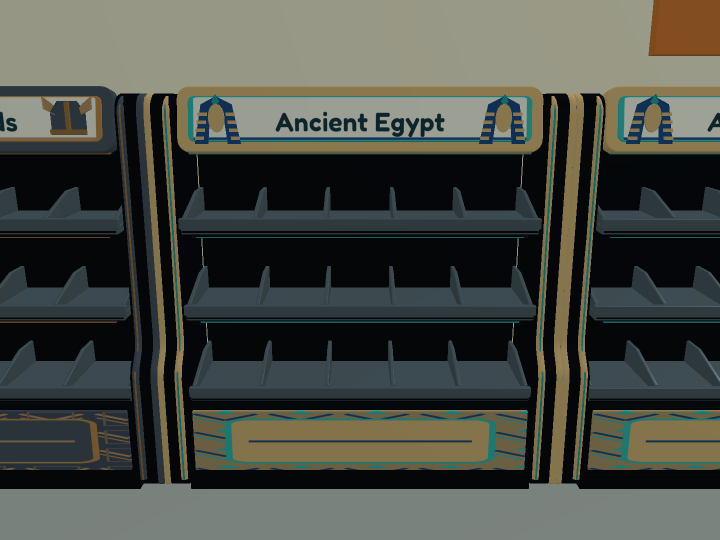
#> input picture IntegrationEvidence/ThemedShelves/Unity_empty_TH_ANCIENT_EGYPT.png, 1440 x 1080 px, given in place of TH_ANCIENT_EGYPT_detail.png, which was not available (shown at 1/2 size)
$ python make_contact_sheets.py
#> lines starting #> are read from the running program, lines starting #| are printed output that depends on the picture; pictures that were not available may be replaced by others from this repository, and a replacement may not be noted
"""Assemble the reproducible Blender previews into review sheets."""
from pathlib import Path
import json
from PIL import Image, ImageDraw, ImageFont

ROOT = Path(__file__).resolve().parents[4]
R = ROOT / 'ArtSource/Shelves/ThemedShelves/Renders'
OUT = ROOT / 'IntegrationEvidence/ThemedShelves'
OUT.mkdir(parents=True, exist_ok=True)
font = ImageFont.truetype('C:/Windows/Fonts/arial.ttf', 22)
files = sorted(R.glob('*.json'))
sheet = Image.new('RGB', (2400, 2550), '#17212d')
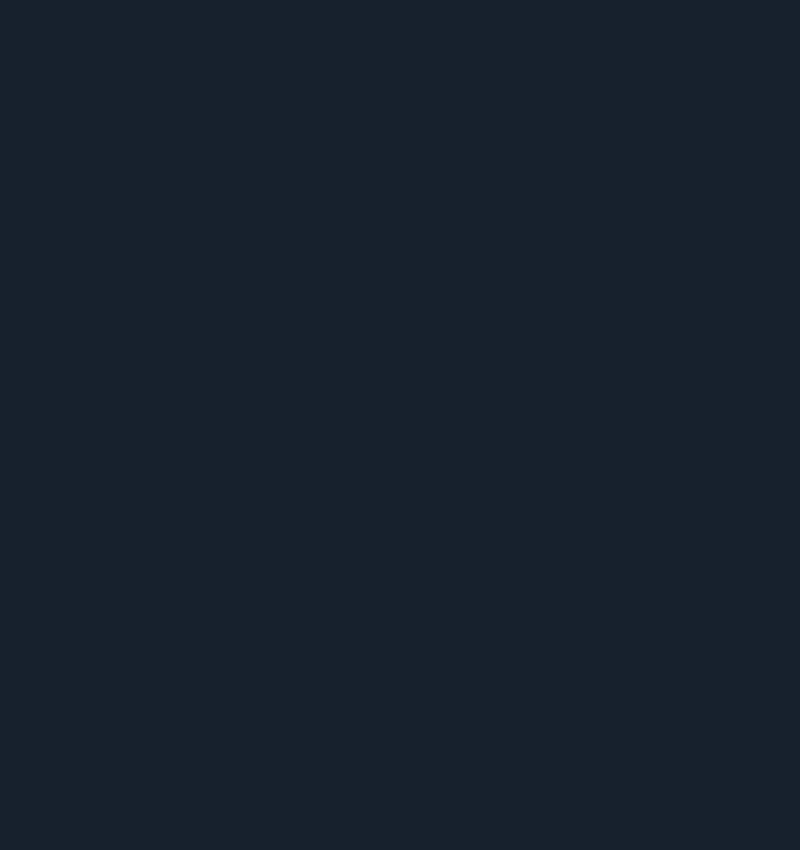
#> sheet: PIL image 2400x2550 RGB (shown at 1/3 size); mean R, G, B 23, 33, 45
draw = ImageDraw.Draw(sheet)
for i, report in enumerate(files):
    data = json.loads(report.read_text())
    im = Image.open(report.with_suffix('.png')).convert('RGB')
    im.thumbnail((300, 460))
    x, y = (i % 8) * 300, (i // 8) * 510
    sheet.paste(im, (x + (300-im.width)//2, y))
    name = data['theme'].removeprefix('TH_').replace('_', ' ').title()
    draw.text((x+150, y+465), name, font=font, anchor='mt', fill='white')
    draw.text((x+150, y+491), f"15 slots / {data['decorationTriangles']} badge tris", anchor='mt', fill='#abc2d1')
sheet.save(OUT / 'Blender_all_40.jpg', quality=94)
checkpoint = Image.new('RGB', (2200, 1400), '#17212d')
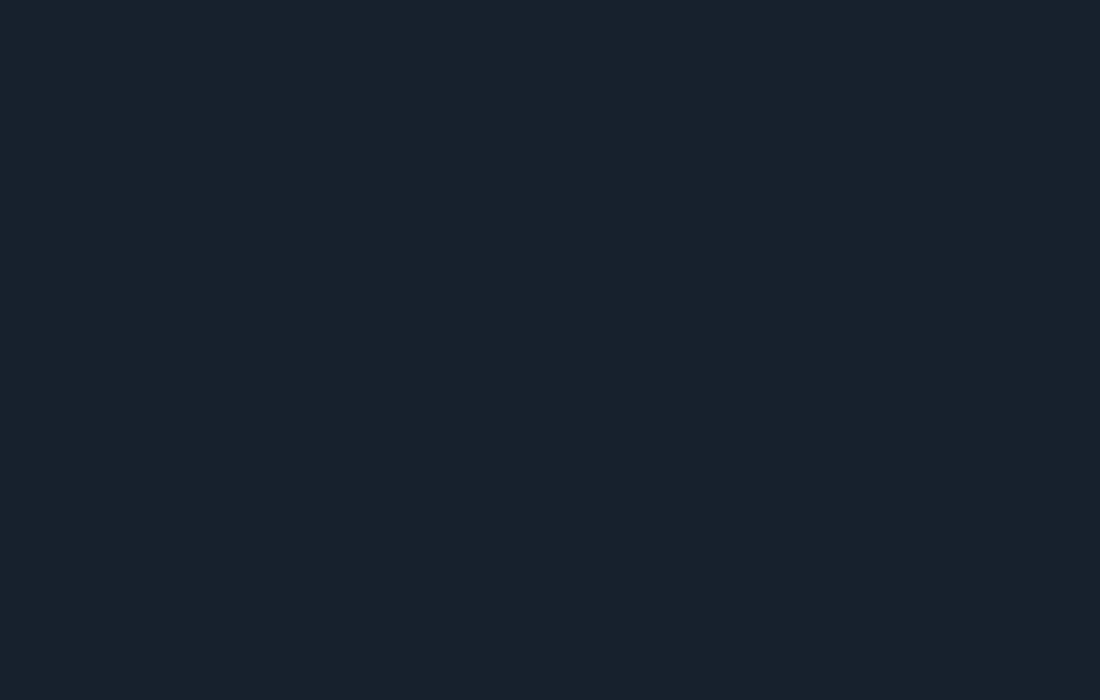
#> checkpoint: PIL image 2200x1400 RGB (shown at 1/2 size); mean R, G, B 23, 33, 45
for i, theme in enumerate(['ANCIENT_EGYPT','PIRATE','CANDY','SCIENCE_LAB']):
    im = Image.open(R / f'TH_{theme}_detail.png').convert('RGB')
#> im is the input picture: PIL image 1440x1080 RGB; mean R, G, B 71.9, 75.4, 68.2
    checkpoint.paste(im, ((i%2)*1100, (i//2)*700))
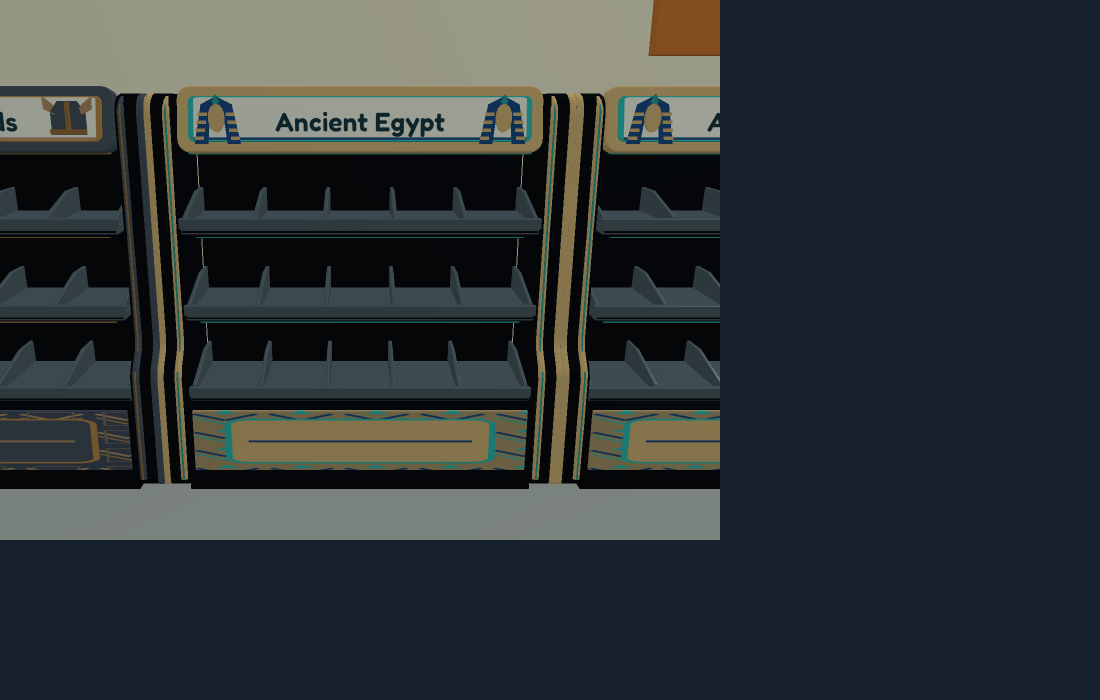
#> checkpoint: PIL image 2200x1400 RGB (shown at 1/2 size); mean R, G, B 47.7, 54.4, 56.7
#> pass 2 of the loop `for i, theme in enumerate(['ANCIENT_EGYPT','PIRATE','CANDY','SCIENCE_L..`:
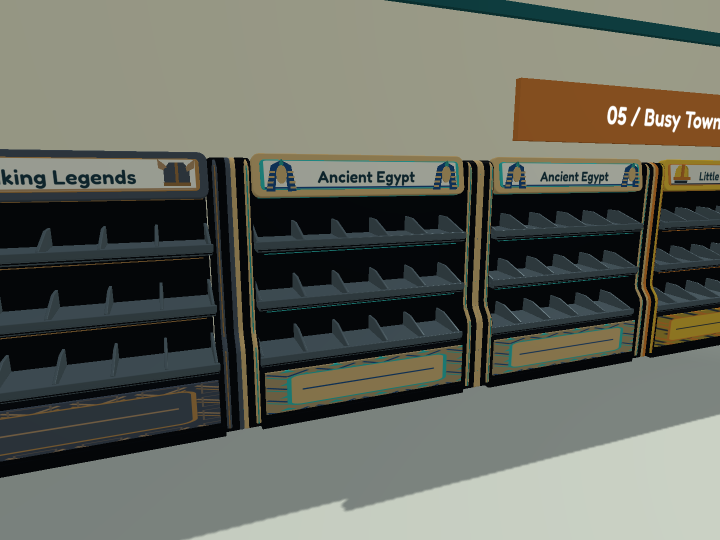
#> input picture IntegrationEvidence/ThemedShelves/Unity_empty_TH_ANCIENT_EGYPT_aisle.png, 1440 x 1080 px, given in place of TH_PIRATE_detail.png, which was not available (shown at 1/2 size)
#> im is the input picture: PIL image 1440x1080 RGB; mean R, G, B 99.5, 102.2, 92.5
#> `checkpoint.paste(im, ((i%2)*1100, (i//2)*700))`:
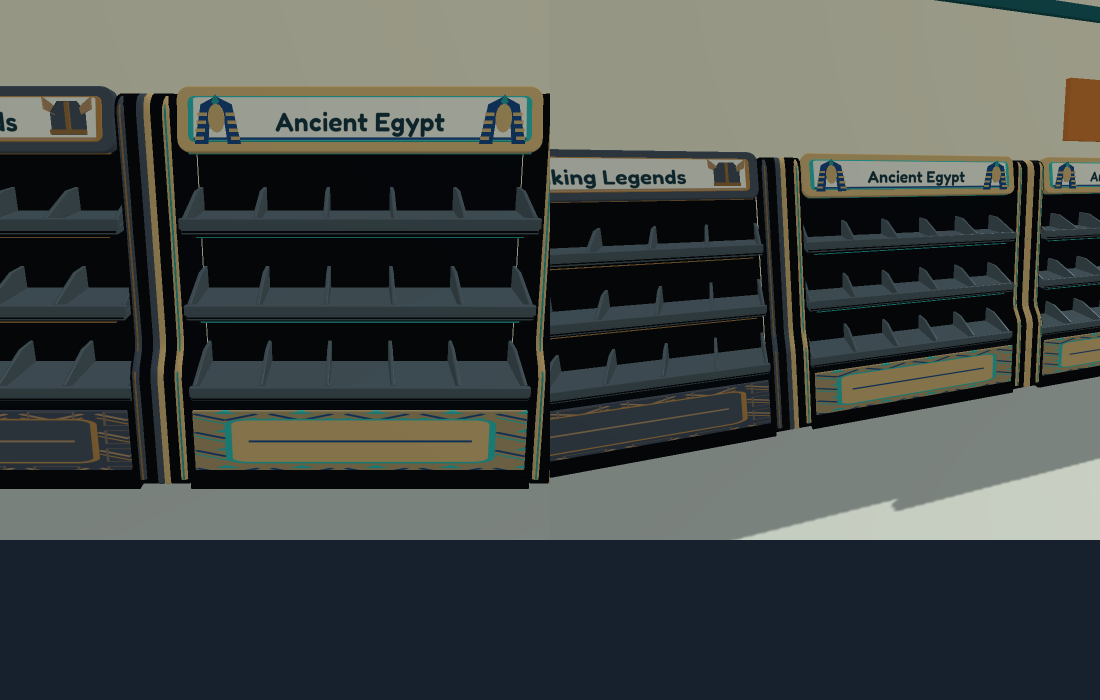
#> checkpoint: PIL image 2200x1400 RGB (shown at 1/2 size); mean R, G, B 68.8, 74.2, 71.4
#> (the run stopped early here; a loop or call above may not have finished)
